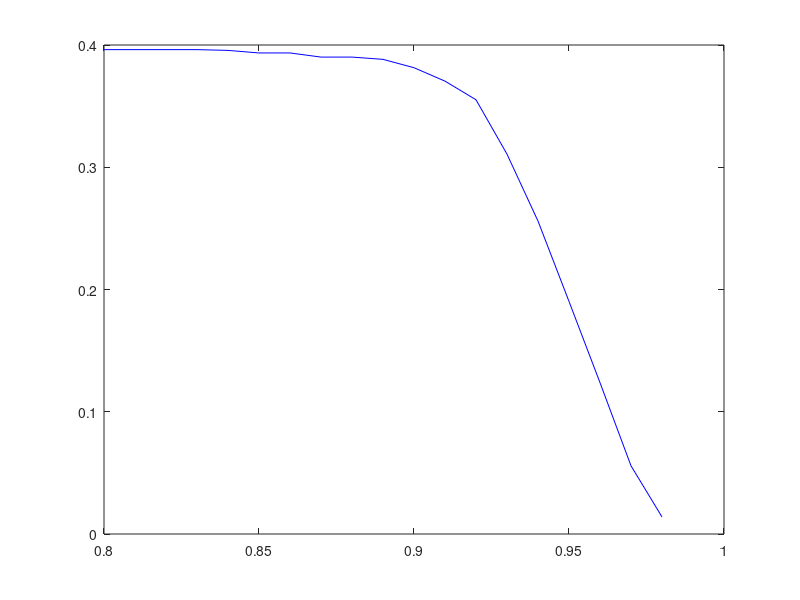

Recreate this plot in MATLAB. (Note: this script raises an error after producing the figure.)
A1 =  load('convergenciaPR1.txt'); 
A2 =  load('convergenciaPR2.txt'); 
A3 =  load('convergenciaPR3.txt'); 
A4 =  load('convergenciaPR4.txt'); 
A5 =  load('convergenciaPR5.txt'); 
A6 =  load('convergenciaPR6.txt'); 
A7 =  load('convergenciaPR7.txt'); 
A8 =  load('convergenciaPR8.txt'); 
A9 =  load('convergenciaPR9.txt'); 
A10 =  load('convergenciaPR10.txt'); 
A11 =  load('convergenciaPR11.txt'); 
A12 =  load('convergenciaPR12.txt'); 
A13 =  load('convergenciaPR13.txt'); 
A14 =  load('convergenciaPR14.txt'); 
A15 =  load('convergenciaPR15.txt'); 
Q = ((A1(:,2)+A2(:,2)+A3(:,2)+A4(:,2)+A5(:,2)+A6(:,2)+A7(:,2)+A8(:,2)+A9(:,2)+A10(:,2)+A11(:,2)+A12(:,2)+A13(:,2)+A14(:,2)+A15(:,2)))/15;
Q1 = (A1(:,1)+A2(:,1)+A3(:,1)+A4(:,1)+A5(:,1)+A6(:,1)+A7(:,1)+A8(:,1)+A9(:,1)+A10(:,1)+A11(:,1)+A12(:,1)+A13(:,1)+A14(:,1)+A15(:,1))/15;
h = plot(Q1,Q,'b');
hold on


Allrep;
for w = 1:19;
    MINI(w,1) = min(ALL(w,2:16));
    MAXI(w,1) = max(ALL(w,2:16));
end
plot(Q1,MINI,'b--');
hold on
plot(Q1,MAXI,'b--');
hold on


xlabel(('Convergence Threshold'),"fontsize",12)
ylabel('% Evolutionary Convergence Plants',"fontsize",12)
print -color -F:12 converplants.eps



